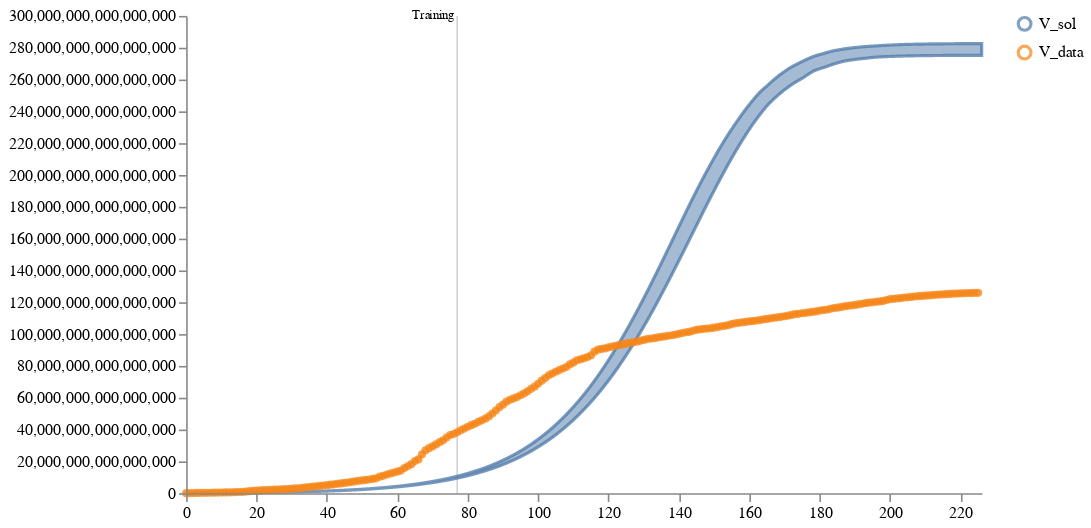

Notebook cell for this chart:
### Code cell
schema = plots.trajectories(pd.DataFrame(calibrated_samples["data"]), keep="V_sol",
                            markers={"Training": 77},
                            points=data_whole.reset_index(drop=True).rename(columns={"V":"V_data"}))
schema = plots.pad(schema, 5)
plots.ipy_display(schema)

### Figure 1 — Vega specification as saved in the notebook (floating-point values rounded to 4 significant figures; data arrays with more than 128 entries replaced by an {"elided": "..."} marker saying what was removed)
{"$schema": "https://vega.github.io/schema/vega/v5.json", "axes": [{"name": "x_axis", "orient": "bottom", "scale": "xscale", "zindex": 100}, {"name": "y_axis", "orient": "left", "scale": "yscale", "zindex": 100}], "data": [{"name": "distributions", "values": {"elided": "2261 records"}}, {"name": "traces", "transform": [{"expr": "isValid(datum.value)", "type": "filter"}], "values": []}, {"name": "points", "values": {"elided": "226 records"}}, {"name": "markers", "values": [{"label": "Training", "timepoint": 77}]}, {"name": "selected", "on": [{"remove": true, "trigger": "clear"}, {"remove": true, "trigger": "!shift"}, {"insert": "clicked", "trigger": "!shift && clicked"}, {"toggle": "clicked", "trigger": "shift && clicked"}]}], "height": 300, "legends": [{"encode": {"labels": {"interactive": true, "name": "legendLabel", "update": {"opacity": [{"test": "!length(data('selected')) || indata('selected', 'value', datum.value)", "value": 1}, {"value": 0.25}]}}, "symbols": {"interactive": true, "name": "legendSymbol", "update": {"fill": {"value": "transparent"}, "opacity": [{"test": "!length(data('selected')) || indata('selected', 'value', datum.value)", "value": 0.7}, {"value": 0.15}], "size": {"value": 64}, "strokeWidth": {"value": 2}}}}, "name": "color_legend", "stroke": "color"}], "marks": [{"from": {"facet": {"data": "points", "groupby": "trajectory", "name": "points_split"}}, "marks": [{"encode": {"hover": {"fillOpacity": {"value": 0.9}}, "update": {"fill": {"field": "trajectory", "scale": "color"}, "fillOpacity": [{"test": "!length(data('selected')) || indata('selected', 'value', datum.trajectory)", "value": 0.5}, {"value": 0.15}], "size": {"value": 10}, "stroke": {"field": "trajectory", "scale": "color"}, "strokeOpacity": [{"test": "!length(data('selected')) || indata('selected', 'value', datum.trajectory)", "value": 0.75}, {"value": 0.15}], "strokeWidth": {"value": 2}, "tooltip": {"field": "value"}, "x": {"field": "timepoint", "scale": "xscale"}, "y": {"field": "value", "scale": "yscale"}}}, "from": {"data": "points_split"}, "name": "_points_symbol", "type": "symbol", "zindex": 3}, {"encode": {"hover": {"fillOpacity": {"value": 0.9}}, "update": {"interpolate": {"value": "linear"}, "stroke": {"field": "trajectory", "scale": "color"}, "strokeOpacity": [{"test": "!length(data('selected')) || indata('selected', 'value', datum.trajectory)", "value": 0.3}, {"value": 0.1}], "strokeWidth": {"value": 2}, "x": {"field": "timepoint", "scale": "xscale"}, "y": {"field": "value", "scale": "yscale"}}}, "from": {"data": "points_split"}, "name": "_points_line", "type": "line", "zindex": 3}], "name": "_points", "type": "group", "zindex": 3}, {"from": {"facet": {"data": "traces", "groupby": "trajectory", "name": "traces_split"}}, "marks": [{"encode": {"hover": {"fillOpacity": {"value": 0.9}}, "update": {"interpolate": {"value": "linear"}, "stroke": {"field": "trajectory", "scale": "color"}, "strokeOpacity": [{"test": "!length(data('selected')) || indata('selected', 'value', datum.trajectory)", "value": 0.75}, {"value": 0.15}], "strokeWidth": {"value": 2}, "x": {"field": "timepoint", "scale": "xscale"}, "y": {"field": "value", "scale": "yscale"}}}, "from": {"data": "traces_split"}, "name": "_traces_lines", "type": "line"}], "name": "_traces", "type": "group", "zindex": 2}, {"from": {"facet": {"data": "distributions", "groupby": "trajectory", "name": "trajectory_split"}}, "marks": [{"encode": {"hover": {"fillOpacity": {"value": 0.9}}, "update": {"fill": {"field": "trajectory", "scale": "color"}, "fillOpacity": [{"test": "!length(data('selected')) || indata('selected', 'value', datum.trajectory)", "value": 0.5}, {"value": 0.15}], "interpolate": {"value": "linear"}, "stroke": {"field": "trajectory", "scale": "color"}, "strokeOpacity": [{"test": "!length(data('selected')) || indata('selected', 'value', datum.trajectory)", "value": 0.75}, {"value": 0.15}], "strokeWidth": {"value": 2}, "x": {"field": "timepoint", "scale": "xscale"}, "y": {"field": "upper", "scale": "yscale"}, "y2": {"field": "lower", "scale": "yscale"}}}, "from": {"data": "trajectory_split"}, "type": "area"}], "name": "_distributions", "type": "group", "zindex": 1}, {"marks": [{"encode": {"enter": {"stroke": {"value": "lightgray"}}, "update": {"opacity": {"value": 1}, "x": {"field": "timepoint", "scale": "xscale"}, "y": {"signal": "height"}, "y2": {"value": 0}}}, "from": {"data": "markers"}, "name": "_marker text", "type": "rule"}, {"encode": {"enter": {"fontSize": {"value": 8}, "text": {"field": "datum.label"}, "y": {"value": 0}}}, "from": {"data": "_marker text"}, "name": "_marker flags", "transform": [{"as": ["x", "_y", "opacity", "align", "baseline"], "lineAnchor": "start", "offset": [1], "size": {"signal": "[width, height]"}, "type": "label"}], "type": "text"}], "name": "_markers", "type": "group"}], "padding": 5, "scales": [{"domain": {"fields": [{"data": "distributions", "field": "timepoint"}, {"data": "traces", "field": "timepoint"}, {"data": "points", "field": "timepoint"}, {"data": "markers", "field": "timepoint"}]}, "name": "xscale", "range": "width", "type": "linear", "zero": false}, {"domain": {"fields": [{"data": "distributions", "field": "lower"}, {"data": "distributions", "field": "upper"}, {"data": "traces", "field": "value"}, {"data": "points", "field": "value"}]}, "name": "yscale", "nice": true, "range": "height", "type": "linear", "zero": true}, {"domain": {"fields": [{"data": "distributions", "field": "trajectory"}, {"data": "traces", "field": "trajectory"}, {"data": "points", "field": "trajectory"}]}, "name": "color", "range": "category", "type": "ordinal"}], "signals": [{"name": "clear", "on": [{"events": "mouseup[!event.item]", "force": true, "update": "true"}], "value": true}, {"name": "shift", "on": [{"events": "@legendSymbol:click, @legendLabel:click", "force": true, "update": "event.shiftKey"}], "value": false}, {"name": "clicked", "on": [{"events": "@legendSymbol:click, @legendLabel:click", "force": true, "update": "{value: datum.value}"}], "value": null}], "width": 500}
